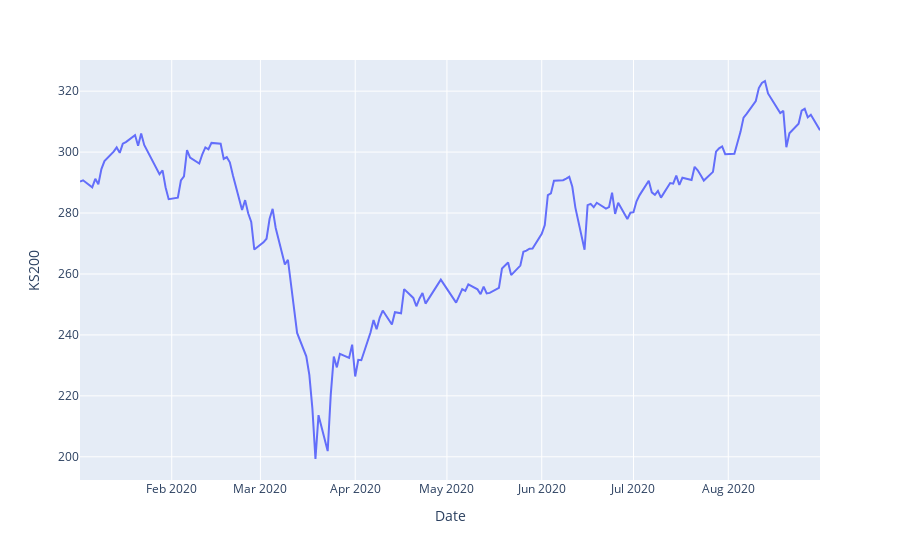

Notebook cell for this chart:
### Code cell
# 시각화 확인
fig = px.line(df_1, x='Date', y=Index)
fig.show()

### Figure 1 — Plotly figure (JSON) as saved in the notebook; plotly's stock layout.template omitted (floating-point values rounded to 4 significant figures; data arrays with more than 128 entries replaced by an {"elided": "..."} marker saying what was removed)
{"data": [{"hovertemplate": "Date=%{x}<br>KS200=%{y}<extra></extra>", "legendgroup": "", "line": {"color": "#636efa", "dash": "solid"}, "marker": {"symbol": "circle"}, "mode": "lines", "name": "", "orientation": "v", "showlegend": false, "type": "scatter", "x": {"elided": "166 str values"}, "xaxis": "x", "y": {"elided": "166 float values"}, "yaxis": "y"}], "layout": {"legend": {"tracegroupgap": 0}, "margin": {"t": 60}, "xaxis": {"anchor": "y", "domain": [0, 1], "title": {"text": "Date"}}, "yaxis": {"anchor": "x", "domain": [0, 1], "title": {"text": "KS200"}}}}
